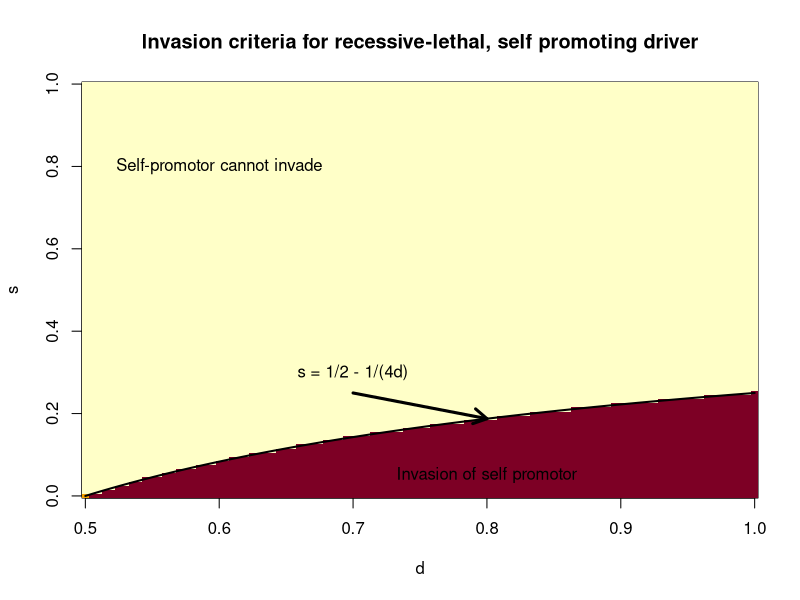

The R source for this figure:


#SIMPLE ITERATION IN TERMS OF GENOS

nextGen = function(x.last,d,w){
	makeZygotes = function(geno.freqs,d){
		A.sperm = sum(geno.freqs*c(1,1/2,0))
		B.sperm = sum(geno.freqs*c(0,1/2,1))
		AA.kids = sum(c(geno.freqs["AA"]*A.sperm  , geno.freqs["AB"]*A.sperm/2))
		AB.kids = sum(c(geno.freqs["AA"]*B.sperm  , geno.freqs["AB"]* B.sperm*(1-d)))
		BA.kids = sum(c(geno.freqs["AB"]*A.sperm/2  , geno.freqs["BB"]* A.sperm))
		BB.kids = sum(c(geno.freqs["AB"]*B.sperm*d  , geno.freqs["BB"]* B.sperm))
		c(AA = AA.kids, AB = (AB.kids + BA.kids), BB = BB.kids) 
	}
	indSel = function(geno.freqs,w){
		W = sum(geno.freqs*w)
		apply(cbind(geno.freqs,w),1,prod)/W
	}
	after.drive = makeZygotes(x.last,d=d)
	after.sel   = indSel(after.drive,w=w) 
	return(after.sel)
}




#ITERATE THIS OR PUT IN WHILE LOOP
#nextGen(x.last = c(AA = 1/4, AB = 1/2, BB = 1/4), d=1, w = c(AA=1, AB=1, BB=1))

iterate = function(gen,fB0,d,s){
	temp = numeric(gen)
	temp[1] = fB0
	genos = c(AA = (1-fB0)^2, AB = 2*(fB0)*(1-fB0), BB = (fB0)^2)
	for(g in seq_along(temp)[-1]){
		genos = nextGen(x.last = genos, d=d, w = c(AA=1, AB=1, BB=1-s))
		#print(c(genos,sum(genos)))
		temp[g] = sum(genos*c(0,1/2,1))
	}
	temp[g]
}

k = sapply(seq(0.5,1,.005),function(D){ 
		sapply(seq(0,1,.01),function(S){
			print(paste(D,S))
			iterate(gen = 50,fB0=10^(-5), d = D, s = S)  
	})
})

image(x=seq(0.5,1,.005),y=seq(0,1,.01),t(sign(k-1*10^(-5))),xlab="d",ylab="s",main="Invasion criteria for recessive-lethal, self promoting driver")
curve(  (2*x-1)/(4*x), .5, 1,add=TRUE,lwd=2)
text(.8,.05,"Invasion of self promotor")
text(.6,.8,"Self-promotor cannot invade")
text(.7,.3,"s = 1/2 - 1/(4d)")
arrows(.7,.25,.8, 0.1875,length=.15,lwd=3)
